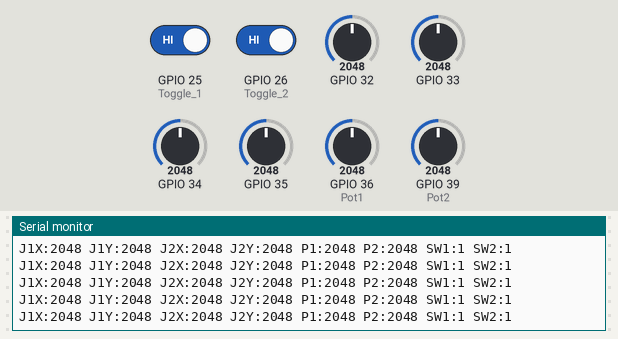
The sketch below on a simulated ESP32. Parts: the last lines printed to the serial monitor. Inputs (shaded band) come from the test bench; at power-on: GPIO 32 = 2048, GPIO 33 = 2048, GPIO 34 = 2048, GPIO 35 = 2048, GPIO 36 (Pot1) = 2048, GPIO 39 (Pot2) = 2048, GPIO 25 (Toggle_1) HIGH, GPIO 26 (Toggle_2) HIGH. No radio packets arrive unless stated.

Above: at 1.2 s.
1.3 s: GPIO 32 set to 2866
At 2.3 s:
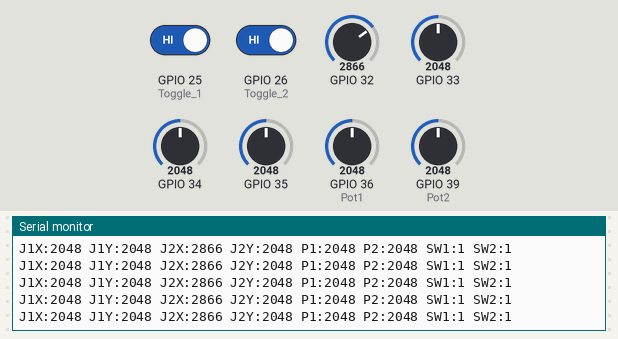
2.8 s: GPIO 33 set to 2866
At 3.7 s:
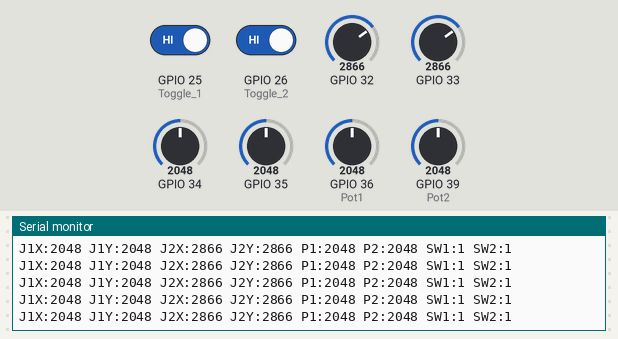
4.3 s: GPIO 34 set to 2866
At 4.8 s:
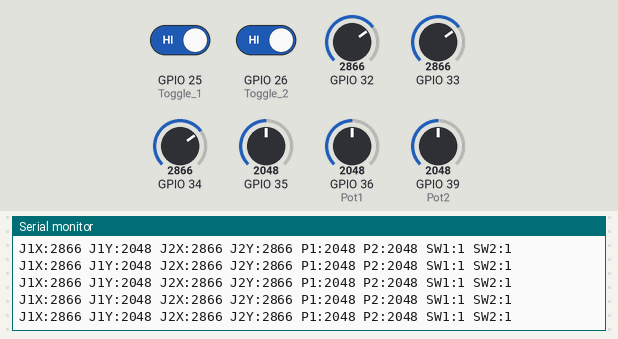
5.8 s: GPIO 35 set to 2866
At 6.5 s:
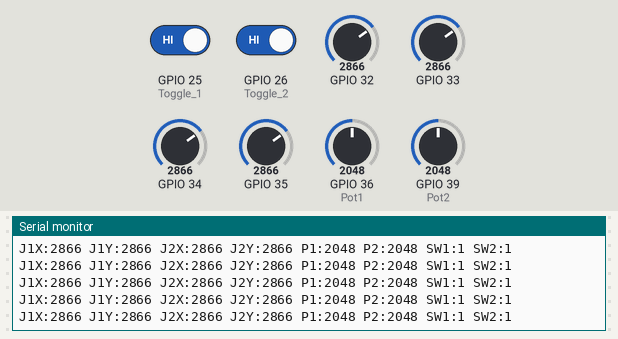
7.3 s: GPIO 36 (Pot1) set to 2866
At 8.3 s:
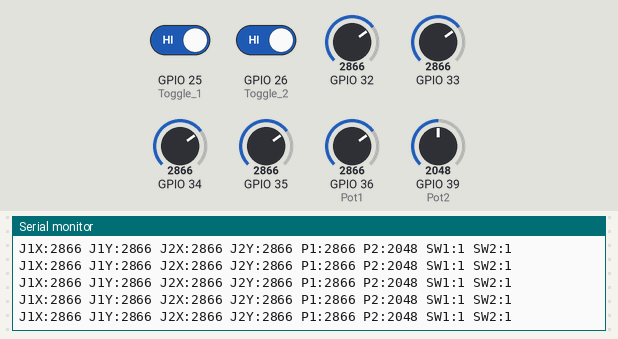
8.8 s: GPIO 39 (Pot2) set to 2866
At 9.8 s:
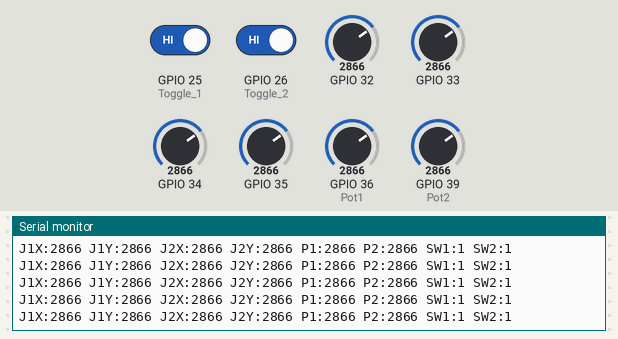

The sketch:

8CH_Tx.ino
```cpp
#include <SPI.h>
#include <nRF24L01.h>
#include <RF24.h>

RF24 radio(4, 5);   // CE, CSN

const byte address[6] = "00001";

struct DataPacket {
  uint16_t ch1;
  uint16_t ch2;
  uint16_t ch3;
  uint16_t ch4;
  uint16_t ch5;
  uint16_t ch6;
  uint8_t ch7;
  uint8_t ch8;
};

DataPacket data;

void setup() {
  Serial.begin(115200);

  pinMode(25, INPUT_PULLUP);   // Toggle 1
  pinMode(26, INPUT_PULLUP);   // Toggle 2

  if (!radio.begin()) {
    Serial.println("NRF24 NOT FOUND");
    while (1);
  }

  radio.setAutoAck(false);
  radio.setPALevel(RF24_PA_LOW);
  radio.setDataRate(RF24_1MBPS);
  radio.setChannel(76);

  radio.openWritingPipe(address);
  radio.stopListening();

  Serial.println("TX Ready");
}

void loop() {

  data.ch1 = analogRead(34);   // Joy1 X
  data.ch2 = analogRead(35);   // Joy1 Y
  data.ch3 = analogRead(32);   // Joy2 X
  data.ch4 = analogRead(33);   // Joy2 Y
  data.ch5 = analogRead(36);   // Pot1
  data.ch6 = analogRead(39);   // Pot2

  data.ch7 = digitalRead(25);  // Toggle1
  data.ch8 = digitalRead(26);  // Toggle2

  radio.write(&data, sizeof(data));

  Serial.print("J1X:");
  Serial.print(data.ch1);

  Serial.print(" J1Y:");
  Serial.print(data.ch2);

  Serial.print(" J2X:");
  Serial.print(data.ch3);

  Serial.print(" J2Y:");
  Serial.print(data.ch4);

  Serial.print(" P1:");
  Serial.print(data.ch5);

  Serial.print(" P2:");
  Serial.print(data.ch6);

  Serial.print(" SW1:");
  Serial.print(data.ch7);

  Serial.print(" SW2:");
  Serial.println(data.ch8);

  delay(20);   // 50Hz
}
```

Measured:
- after the input at 1.3 s, the serial monitor: prints a new line at once (image 1)
- after the input at 2.8 s, the serial monitor: prints a new line at once (image 2)
- after the input at 4.3 s, the serial monitor: prints a new line at once (image 3)
- after the input at 5.8 s, the serial monitor: prints a new line at once (image 4)
- after the input at 7.3 s, the serial monitor: prints a new line at once (image 5)
- after the input at 8.8 s, the serial monitor: prints a new line at once (image 6)
